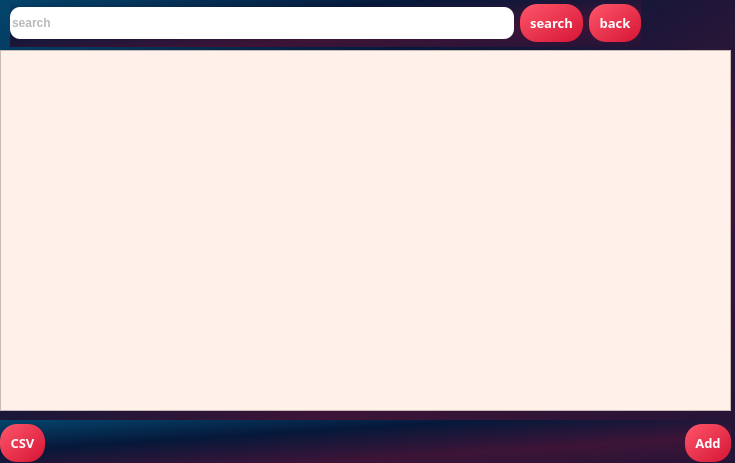
<?xml version="1.0" encoding="UTF-8"?>
<ui version="4.0">
 <class>ProfessorPage</class>
 <widget class="QDialog" name="ProfessorPage">
  <property name="geometry">
   <rect>
    <x>0</x>
    <y>0</y>
    <width>735</width>
    <height>463</height>
   </rect>
  </property>
  <property name="windowTitle">
   <string>Dialog</string>
  </property>
  <property name="styleSheet">
   <string notr="true">/*Copyright (c) DevSec Studio. All rights reserved.

MIT License

Permission is hereby granted, free of charge, to any person obtaining a copy
of this software and associated documentation files (the &quot;Software&quot;), to deal
in the Software without restriction, including without limitation the rights
to use, copy, modify, merge, publish, distribute, sublicense, and/or sell
copies of the Software, and to permit persons to whom the Software is
furnished to do so, subject to the following conditions:

The above copyright notice and this permission notice shall be included in all
copies or substantial portions of the Software.

THE SOFTWARE IS PROVIDED *AS IS*, WITHOUT WARRANTY OF ANY KIND, EXPRESS OR
IMPLIED, INCLUDING BUT NOT LIMITED TO THE WARRANTIES OF MERCHANTABILITY,
FITNESS FOR A PARTICULAR PURPOSE AND NONINFRINGEMENT. IN NO EVENT SHALL THE
AUTHORS OR COPYRIGHT HOLDERS BE LIABLE FOR ANY CLAIM, DAMAGES OR OTHER
LIABILITY, WHETHER IN AN ACTION OF CONTRACT, TORT OR OTHERWISE, ARISING FROM,
OUT OF OR IN CONNECTION WITH THE SOFTWARE OR THE USE OR OTHER DEALINGS IN THE SOFTWARE.
*/

/*-----QWidget-----*/
QWidget
{
	background: qlineargradient(x1:0, y1:0, x2:1, y2:1, stop:0 #04456c, stop:0.33 #06183a, stop:0.67 #3d1437, stop:1 #231437);

	color: #ffffff;
	border-color: #000000;

}


/*-----QLabel-----*/
QLabel
{
	background-color: #292f45;
	color: #b9b9bb;
	border-color: #000000;

}


/*-----QPushButton-----*/
QPushButton
{
	background-color: #f0742f;
	color: #fff;
	font-weight: bold;
	border-style: solid;
	border-width: 1px;
	border-radius: 17px;
	border-color: #f0742f;
	padding: 10px;

}


QPushButton::hover
{
	background-color: #fc7c11;
	color: #fff;

}


QPushButton::pressed
{
	background-color: #ff6b35;
	color: #fff;

}


/*-----QToolButton-----*/
QToolButton
{
	background-color: #292f45;
	color: #000000;
	border-style: solid;
	border-color: #000000;

}


QToolButton::hover
{
	background-color: #fc7c11;
	color: #000000;
	padding: 2px;
	border-radius: 15px;
	border-color: #fc7c11;

}


QToolButton::pressed
{
	background-color: #fc7c11;
	color: #000000;
	border-style: solid;
	border-width: 2px;

}


/*-----QLineEdit-----*/
QLineEdit{
	background-color: rgb(255, 255, 255);
	color: #b9b9bb;
	font-weight: bold;
	border-style: solid;
	border-width: 2px;
	border-top: 0px;
	border-left: 0px;
	border-right: 0px;
	border-color: #b9b9bb;
	padding: 10px;

}


/*-----QCheckBox-----*/
QCheckBox
{
	background-color: transparent;
	color: #b9b9bb;
	font-weight: bold;

}


QCheckBox::indicator
{
    color: #b1b1b1;
    background-color: #00111d;
    border: 1px solid #f0742f;
    width: 12px;
    height: 12px;

}


QCheckBox::indicator:checked
{
    image:url(&quot;./ressources/check.png&quot;); /*To replace*/
	background-color: #1f2b2b;
    border: 1px solid #f0742f;

}


QCheckBox::indicator:unchecked:hover
{
    border: 1px solid #f0742f;

}


QCheckBox::disabled
{
	color: #656565;

}


QCheckBox::indicator:disabled
{
	background-color: #656565;
	color: #656565;
    border: 1px solid #656565;

}
</string>
  </property>
  <widget class="QTableWidget" name="professorTable">
   <property name="geometry">
    <rect>
     <x>0</x>
     <y>50</y>
     <width>731</width>
     <height>361</height>
    </rect>
   </property>
   <property name="sizePolicy">
    <sizepolicy hsizetype="Preferred" vsizetype="Preferred">
     <horstretch>0</horstretch>
     <verstretch>0</verstretch>
    </sizepolicy>
   </property>
   <property name="font">
    <font>
     <pointsize>14</pointsize>
     <bold>true</bold>
    </font>
   </property>
   <property name="styleSheet">
    <string notr="true">QWidget {
    background-color: rgb(255, 241, 233);
    color: #ffffff;
 font-weight: bold;
}

QHeaderView::section {
    background-color: qlineargradient(spread:pad, x1:0, y1:0, x2:1, y2:1, stop:0 rgba(254, 86, 106, 255), stop:1 rgba(213, 21, 53, 255));
    padding: 4px;
    border: 1px solid #fffff8;
    font-size: 16pt;
}

QTableWidget {
    gridline-color: #fffff8;
    font-size: 14pt;
}

QTableView::item 
{
    font-size: 14pt;
	color: rgb(0, 0, 0);
    font-size: 14pt;
}
</string>
   </property>
   <property name="editTriggers">
    <set>QAbstractItemView::NoEditTriggers</set>
   </property>
   <property name="alternatingRowColors">
    <bool>true</bool>
   </property>
   <property name="selectionMode">
    <enum>QAbstractItemView::SingleSelection</enum>
   </property>
   <property name="selectionBehavior">
    <enum>QAbstractItemView::SelectRows</enum>
   </property>
   <property name="sortingEnabled">
    <bool>true</bool>
   </property>
   <attribute name="horizontalHeaderStretchLastSection">
    <bool>true</bool>
   </attribute>
  </widget>
  <widget class="QWidget" name="layoutWidget">
   <property name="geometry">
    <rect>
     <x>10</x>
     <y>0</y>
     <width>631</width>
     <height>47</height>
    </rect>
   </property>
   <layout class="QHBoxLayout" name="horizontalLayout">
    <item>
     <widget class="QLineEdit" name="searchLineEdit">
      <property name="styleSheet">
       <string notr="true">  position: relative;
  display: inline-block;
  height: 32px;
  width: 240px;
  margin: 0;
  padding: 0;
  background-color: #fff;
  border: none;
  border-radius: 10px;</string>
      </property>
      <property name="inputMask">
       <string/>
      </property>
      <property name="text">
       <string>search</string>
      </property>
      <property name="clearButtonEnabled">
       <bool>false</bool>
      </property>
     </widget>
    </item>
    <item>
     <widget class="QPushButton" name="searchPushButton">
      <property name="font">
       <font>
        <family>Gilroy</family>
        <pointsize>10</pointsize>
        <bold>true</bold>
       </font>
      </property>
      <property name="styleSheet">
       <string notr="true">background: qlineargradient(spread:pad, x1:0, y1:0, x2:1, y2:1, stop:0 rgba(254, 86, 106, 255), stop:1 rgba(213, 21, 53, 255));
border: none;
font-family: Gilroy,sans-serif;
</string>
      </property>
      <property name="text">
       <string>search</string>
      </property>
     </widget>
    </item>
    <item>
     <widget class="QPushButton" name="backPushButton">
      <property name="font">
       <font>
        <family>Gilroy</family>
        <pointsize>10</pointsize>
        <bold>true</bold>
       </font>
      </property>
      <property name="styleSheet">
       <string notr="true">background: qlineargradient(spread:pad, x1:0, y1:0, x2:1, y2:1, stop:0 rgba(254, 86, 106, 255), stop:1 rgba(213, 21, 53, 255));
border: none;
font-family: Gilroy,sans-serif;
</string>
      </property>
      <property name="text">
       <string>back</string>
      </property>
     </widget>
    </item>
   </layout>
  </widget>
  <widget class="QWidget" name="layoutWidget_2">
   <property name="geometry">
    <rect>
     <x>0</x>
     <y>420</y>
     <width>731</width>
     <height>47</height>
    </rect>
   </property>
   <layout class="QHBoxLayout" name="horizontalLayout_2">
    <item>
     <widget class="QPushButton" name="csvPushButton">
      <property name="font">
       <font>
        <family>Gilroy</family>
        <pointsize>10</pointsize>
        <bold>true</bold>
       </font>
      </property>
      <property name="styleSheet">
       <string notr="true">background: qlineargradient(spread:pad, x1:0, y1:0, x2:1, y2:1, stop:0 rgba(254, 86, 106, 255), stop:1 rgba(213, 21, 53, 255));
border: none;
font-family: Gilroy,sans-serif;
</string>
      </property>
      <property name="text">
       <string>CSV</string>
      </property>
     </widget>
    </item>
    <item>
     <spacer name="horizontalSpacer">
      <property name="orientation">
       <enum>Qt::Horizontal</enum>
      </property>
      <property name="sizeHint" stdset="0">
       <size>
        <width>40</width>
        <height>20</height>
       </size>
      </property>
     </spacer>
    </item>
    <item>
     <widget class="QPushButton" name="addPushButton">
      <property name="font">
       <font>
        <family>Gilroy</family>
        <pointsize>10</pointsize>
        <bold>true</bold>
       </font>
      </property>
      <property name="styleSheet">
       <string notr="true">background: qlineargradient(spread:pad, x1:0, y1:0, x2:1, y2:1, stop:0 rgba(254, 86, 106, 255), stop:1 rgba(213, 21, 53, 255));
border: none;
font-family: Gilroy,sans-serif;
</string>
      </property>
      <property name="text">
       <string>Add</string>
      </property>
     </widget>
    </item>
   </layout>
  </widget>
 </widget>
 <resources/>
 <connections/>
</ui>
